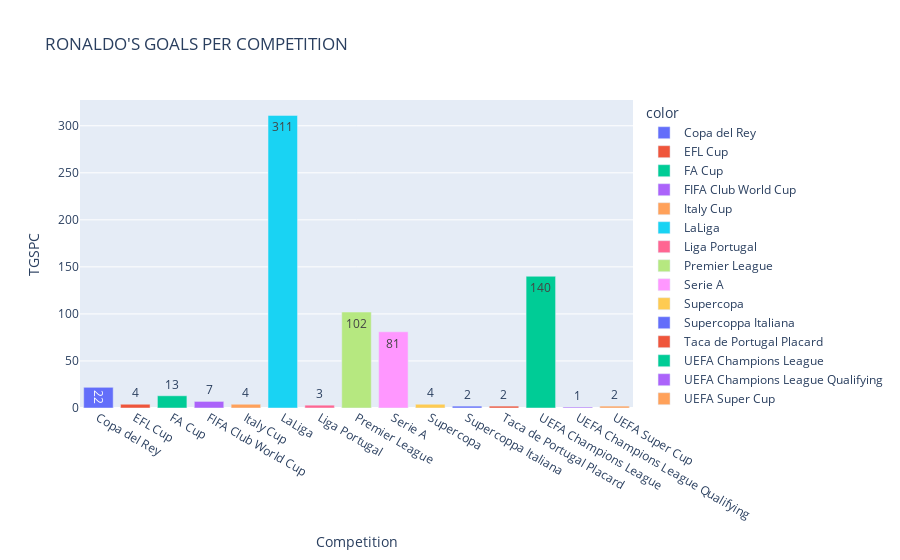

This figure's notebook cell:
### Code cell
fig=px.bar(x=df3['Competition'],y=df3['TGSPC'],title='RONALDO\'S GOALS PER COMPETITION',color=df3['Competition'],text=df3['TGSPC'],labels={'x':'Competition','y':'TGSPC'},color_continuous_scale='red')
fig.show()

### Figure 1 — Plotly figure (JSON) as saved in the notebook; plotly's stock layout.template omitted (floating-point values rounded to 4 significant figures)
{"data": [{"alignmentgroup": "True", "hovertemplate": "color=Copa del Rey<br>Competition=%{x}<br>TGSPC=%{y}<br>text=%{text}<extra></extra>", "legendgroup": "Copa del Rey", "marker": {"color": "#636efa", "pattern": {"shape": ""}}, "name": "Copa del Rey", "offsetgroup": "Copa del Rey", "orientation": "v", "showlegend": true, "text": [22], "textposition": "auto", "type": "bar", "x": ["Copa del Rey"], "xaxis": "x", "y": [22], "yaxis": "y"}, {"alignmentgroup": "True", "hovertemplate": "color=EFL Cup<br>Competition=%{x}<br>TGSPC=%{y}<br>text=%{text}<extra></extra>", "legendgroup": "EFL Cup", "marker": {"color": "#EF553B", "pattern": {"shape": ""}}, "name": "EFL Cup", "offsetgroup": "EFL Cup", "orientation": "v", "showlegend": true, "text": [4], "textposition": "auto", "type": "bar", "x": ["EFL Cup"], "xaxis": "x", "y": [4], "yaxis": "y"}, {"alignmentgroup": "True", "hovertemplate": "color=FA Cup<br>Competition=%{x}<br>TGSPC=%{y}<br>text=%{text}<extra></extra>", "legendgroup": "FA Cup", "marker": {"color": "#00cc96", "pattern": {"shape": ""}}, "name": "FA Cup", "offsetgroup": "FA Cup", "orientation": "v", "showlegend": true, "text": [13], "textposition": "auto", "type": "bar", "x": ["FA Cup"], "xaxis": "x", "y": [13], "yaxis": "y"}, {"alignmentgroup": "True", "hovertemplate": "color=FIFA Club World Cup<br>Competition=%{x}<br>TGSPC=%{y}<br>text=%{text}<extra></extra>", "legendgroup": "FIFA Club World Cup", "marker": {"color": "#ab63fa", "pattern": {"shape": ""}}, "name": "FIFA Club World Cup", "offsetgroup": "FIFA Club World Cup", "orientation": "v", "showlegend": true, "text": [7], "textposition": "auto", "type": "bar", "x": ["FIFA Club World Cup"], "xaxis": "x", "y": [7], "yaxis": "y"}, {"alignmentgroup": "True", "hovertemplate": "color=Italy Cup<br>Competition=%{x}<br>TGSPC=%{y}<br>text=%{text}<extra></extra>", "legendgroup": "Italy Cup", "marker": {"color": "#FFA15A", "pattern": {"shape": ""}}, "name": "Italy Cup", "offsetgroup": "Italy Cup", "orientation": "v", "showlegend": true, "text": [4], "textposition": "auto", "type": "bar", "x": ["Italy Cup"], "xaxis": "x", "y": [4], "yaxis": "y"}, {"alignmentgroup": "True", "hovertemplate": "color=LaLiga<br>Competition=%{x}<br>TGSPC=%{y}<br>text=%{text}<extra></extra>", "legendgroup": "LaLiga", "marker": {"color": "#19d3f3", "pattern": {"shape": ""}}, "name": "LaLiga", "offsetgroup": "LaLiga", "orientation": "v", "showlegend": true, "text": [311], "textposition": "auto", "type": "bar", "x": ["LaLiga"], "xaxis": "x", "y": [311], "yaxis": "y"}, {"alignmentgroup": "True", "hovertemplate": "color=Liga Portugal<br>Competition=%{x}<br>TGSPC=%{y}<br>text=%{text}<extra></extra>", "legendgroup": "Liga Portugal", "marker": {"color": "#FF6692", "pattern": {"shape": ""}}, "name": "Liga Portugal", "offsetgroup": "Liga Portugal", "orientation": "v", "showlegend": true, "text": [3], "textposition": "auto", "type": "bar", "x": ["Liga Portugal"], "xaxis": "x", "y": [3], "yaxis": "y"}, {"alignmentgroup": "True", "hovertemplate": "color=Premier League<br>Competition=%{x}<br>TGSPC=%{y}<br>text=%{text}<extra></extra>", "legendgroup": "Premier League", "marker": {"color": "#B6E880", "pattern": {"shape": ""}}, "name": "Premier League", "offsetgroup": "Premier League", "orientation": "v", "showlegend": true, "text": [102], "textposition": "auto", "type": "bar", "x": ["Premier League"], "xaxis": "x", "y": [102], "yaxis": "y"}, {"alignmentgroup": "True", "hovertemplate": "color=Serie A<br>Competition=%{x}<br>TGSPC=%{y}<br>text=%{text}<extra></extra>", "legendgroup": "Serie A", "marker": {"color": "#FF97FF", "pattern": {"shape": ""}}, "name": "Serie A", "offsetgroup": "Serie A", "orientation": "v", "showlegend": true, "text": [81], "textposition": "auto", "type": "bar", "x": ["Serie A"], "xaxis": "x", "y": [81], "yaxis": "y"}, {"alignmentgroup": "True", "hovertemplate": "color=Supercopa<br>Competition=%{x}<br>TGSPC=%{y}<br>text=%{text}<extra></extra>", "legendgroup": "Supercopa", "marker": {"color": "#FECB52", "pattern": {"shape": ""}}, "name": "Supercopa", "offsetgroup": "Supercopa", "orientation": "v", "showlegend": true, "text": [4], "textposition": "auto", "type": "bar", "x": ["Supercopa"], "xaxis": "x", "y": [4], "yaxis": "y"}, {"alignmentgroup": "True", "hovertemplate": "color=Supercoppa Italiana<br>Competition=%{x}<br>TGSPC=%{y}<br>text=%{text}<extra></extra>", "legendgroup": "Supercoppa Italiana", "marker": {"color": "#636efa", "pattern": {"shape": ""}}, "name": "Supercoppa Italiana", "offsetgroup": "Supercoppa Italiana", "orientation": "v", "showlegend": true, "text": [2], "textposition": "auto", "type": "bar", "x": ["Supercoppa Italiana"], "xaxis": "x", "y": [2], "yaxis": "y"}, {"alignmentgroup": "True", "hovertemplate": "color=Taca de Portugal Placard<br>Competition=%{x}<br>TGSPC=%{y}<br>text=%{text}<extra></extra>", "legendgroup": "Taca de Portugal Placard", "marker": {"color": "#EF553B", "pattern": {"shape": ""}}, "name": "Taca de Portugal Placard", "offsetgroup": "Taca de Portugal Placard", "orientation": "v", "showlegend": true, "text": [2], "textposition": "auto", "type": "bar", "x": ["Taca de Portugal Placard"], "xaxis": "x", "y": [2], "yaxis": "y"}, {"alignmentgroup": "True", "hovertemplate": "color=UEFA Champions League<br>Competition=%{x}<br>TGSPC=%{y}<br>text=%{text}<extra></extra>", "legendgroup": "UEFA Champions League", "marker": {"color": "#00cc96", "pattern": {"shape": ""}}, "name": "UEFA Champions League", "offsetgroup": "UEFA Champions League", "orientation": "v", "showlegend": true, "text": [140], "textposition": "auto", "type": "bar", "x": ["UEFA Champions League"], "xaxis": "x", "y": [140], "yaxis": "y"}, {"alignmentgroup": "True", "hovertemplate": "color=UEFA Champions League Qualifying<br>Competition=%{x}<br>TGSPC=%{y}<br>text=%{text}<extra></extra>", "legendgroup": "UEFA Champions League Qualifying", "marker": {"color": "#ab63fa", "pattern": {"shape": ""}}, "name": "UEFA Champions League Qualifying", "offsetgroup": "UEFA Champions League Qualifying", "orientation": "v", "showlegend": true, "text": [1], "textposition": "auto", "type": "bar", "x": ["UEFA Champions League Qualifying"], "xaxis": "x", "y": [1], "yaxis": "y"}, {"alignmentgroup": "True", "hovertemplate": "color=UEFA Super Cup<br>Competition=%{x}<br>TGSPC=%{y}<br>text=%{text}<extra></extra>", "legendgroup": "UEFA Super Cup", "marker": {"color": "#FFA15A", "pattern": {"shape": ""}}, "name": "UEFA Super Cup", "offsetgroup": "UEFA Super Cup", "orientation": "v", "showlegend": true, "text": [2], "textposition": "auto", "type": "bar", "x": ["UEFA Super Cup"], "xaxis": "x", "y": [2], "yaxis": "y"}], "layout": {"barmode": "relative", "legend": {"title": {"text": "color"}, "tracegroupgap": 0}, "title": {"text": "RONALDO'S GOALS PER COMPETITION"}, "xaxis": {"anchor": "y", "domain": [0, 1], "title": {"text": "Competition"}}, "yaxis": {"anchor": "x", "domain": [0, 1], "title": {"text": "TGSPC"}}}}
